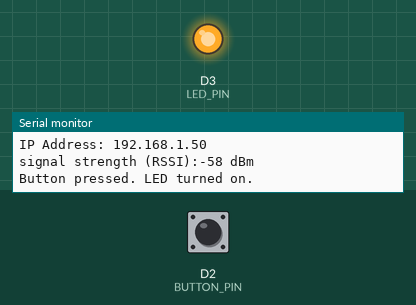
Simulated run of this sketch. Board: Arduino Uno R4 WiFi. Parts: output pins drawn as LEDs (lit = HIGH), the last lines printed to the serial monitor. The test bench sets the inputs (shaded band); at power-on: D2 (BUTTON_PIN) HIGH. WiFi joins after 1.5 s; servers stay silent unless stated.

Above: at 12.7 s.
12.8 s: D2 (BUTTON_PIN) pulled LOW for 0.15 s
At 13.3 s:
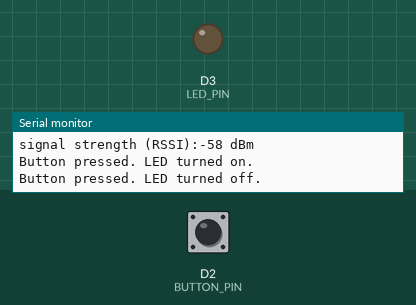
14.4 s: D2 (BUTTON_PIN) pulled LOW for 1 s
At 15.8 s:
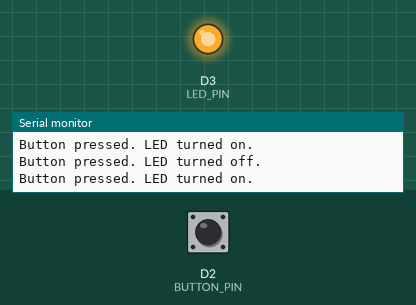
16.9 s: D2 (BUTTON_PIN) pulled LOW for 3.2 s
At 20.5 s:
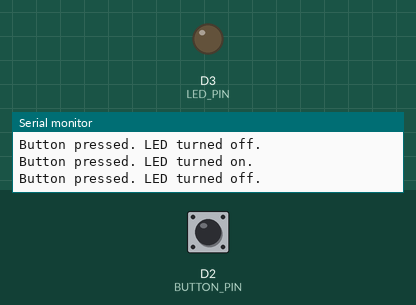
Timing chart, 0 to 22.0 s (numbered marks = the images above; inputs shaded):
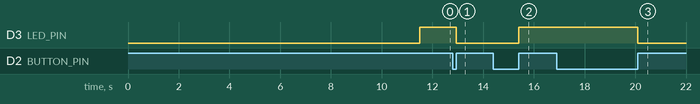

The sketch:

WiFiWebServer_przycisk_I_LED.ino
```cpp
/*
  WiFi Web Server

 A simple web server that shows the value of the analog input pins.

 This example is written for a network using WPA encryption. For
 WEP or WPA, change the WiFi.begin() call accordingly.

 Circuit:
 * Analog inputs attached to pins A0 through A5 (optional)

 created 13 July 2010
 by dlf (Metodo2 srl)
 modified 31 May 2012
 by Tom Igoe


  Find the full UNO R4 WiFi Network documentation here:
  https://docs.arduino.cc/tutorials/uno-r4-wifi/wifi-examples#wi-fi-web-server
 */

#include "WiFiS3.h"


#include "arduino_secrets.h"
///////please enter your sensitive data in the Secret tab/arduino_secrets.h
char ssid[] = SECRET_SSID;        // your network SSID (name)
char pass[] = SECRET_PASS;    // your network password (use for WPA, or use as key for WEP)
int keyIndex = 0;                 // your network key index number (needed only for WEP)
//dioda i przycisk
const char BUTTON_PIN = 2;
const char LED_PIN = 3;
bool pressed = false;
bool ledState = false;

int status = WL_IDLE_STATUS;

WiFiServer server(80);
void handleButton() {
  bool currentState = digitalRead(BUTTON_PIN);

  if (currentState != pressed) {
    // Przełącz stan diody LED tylko w momencie, gdy przycisk zostanie zwolniony
    if (!ledState) {
      Serial.println("Button pressed. LED turned on."); // Wiadomość, gdy przycisk jest naciśnięty i dioda LED jest włączona
      digitalWrite(LED_PIN, HIGH); // Włącz diodę LED
      ledState = true; // Ustaw stan diody LED na włączony
    } else {
      Serial.println("Button pressed. LED turned off."); // Wiadomość, gdy przycisk jest naciśnięty i dioda LED jest wyłączona
      digitalWrite(LED_PIN, LOW); // Wyłącz diodę LED
      ledState = false; // Ustaw stan diody LED na wyłączony
    }

    // Odczekaj, aż przycisk zostanie zwolniony
    while(digitalRead(BUTTON_PIN) != pressed) {
      delay(10);
    }
    delay(100); // Opóźnienie dla stabilności
  }
}

void setup() {

  //Initialize serial and wait for port to open:
  Serial.begin(9600);
  pinMode(BUTTON_PIN, INPUT_PULLUP);
  pinMode(LED_PIN, OUTPUT);
  while (!Serial) {
    ; // wait for serial port to connect. Needed for native USB port only
  }

  // check for the WiFi module:
  if (WiFi.status() == WL_NO_MODULE) {
    Serial.println("Communication with WiFi module failed!");
    // don't continue
    while (true);
  }

  String fv = WiFi.firmwareVersion();
  if (fv < WIFI_FIRMWARE_LATEST_VERSION) {
    Serial.println("Please upgrade the firmware");
  }

  // attempt to connect to WiFi network:
  while (status != WL_CONNECTED) {
    Serial.print("Attempting to connect to SSID: ");
    Serial.println(ssid);
    // Connect to WPA/WPA2 network. Change this line if using open or WEP network:
    status = WiFi.begin(ssid, pass);

    // wait 10 seconds for connection:
    delay(10000);
  }
  server.begin();
  // you're connected now, so print out the status:
  printWifiStatus();
}


void loop() {


handleButton();

  // listen for incoming clients
  WiFiClient client = server.available();
  if (client) {
    Serial.println("new client");

    // an HTTP request ends with a blank line
    boolean currentLineIsBlank = true;
    while (client.connected()) {

      if (client.available()) {
        char c = client.read();
        Serial.write(c);
        // if you've gotten to the end of the line (received a newline
        // character) and the line is blank, the HTTP request has ended,
        // so you can send a reply
        if (c == '\n' && currentLineIsBlank) {
          // send a standard HTTP response header
          client.println("HTTP/1.1 200 OK");
          client.println("Content-Type: text/html");
          client.println("Connection: close");  // the connection will be closed after completion of the response
          client.println("Refresh: 5");  // refresh the page automatically every 5 sec
          client.println();
          client.println("<!DOCTYPE HTML>");
          client.println("<html>");
          client.println("<body>");
          client.println("<h1>WiFi Web Server</h1>");
          client.print("<p>LED status: ");

          client.print(ledState ? "ON" : "OFF");
          client.println("</p>");
          client.println("</body>");
          client.println("</html>");
          break;
        }
        if (c == '\n') {
          // you're starting a new line
          currentLineIsBlank = true;
        } else if (c != '\r') {
          // you've gotten a character on the current line
          currentLineIsBlank = false;
        }
      }
    }
    // give the web browser time to receive the data
    delay(1);

    // close the connection:
    client.stop();
    Serial.println("client disconnected");
  }
}


void printWifiStatus() {
  // print the SSID of the network you're attached to:
  Serial.print("SSID: ");
  Serial.println(WiFi.SSID());

  // print your board's IP address:
  IPAddress ip = WiFi.localIP();
  Serial.print("IP Address: ");
  Serial.println(ip);

  // print the received signal strength:
  long rssi = WiFi.RSSI();
  Serial.print("signal strength (RSSI):");
  Serial.print(rssi);
  Serial.println(" dBm");
}
```

arduino_secrets.h
```cpp
#define SECRET_SSID "HUAWEI-Tf5c"
#define SECRET_PASS "6a73DhgB"
```

Measured:
- after the input at 12.8 s, D3 (LED_PIN): HIGH → LOW after 0.15 s
- after the input at 14.4 s, D3 (LED_PIN): LOW → HIGH after 1.0 s
- after the input at 16.9 s, D3 (LED_PIN): HIGH → LOW after 3.2 s
